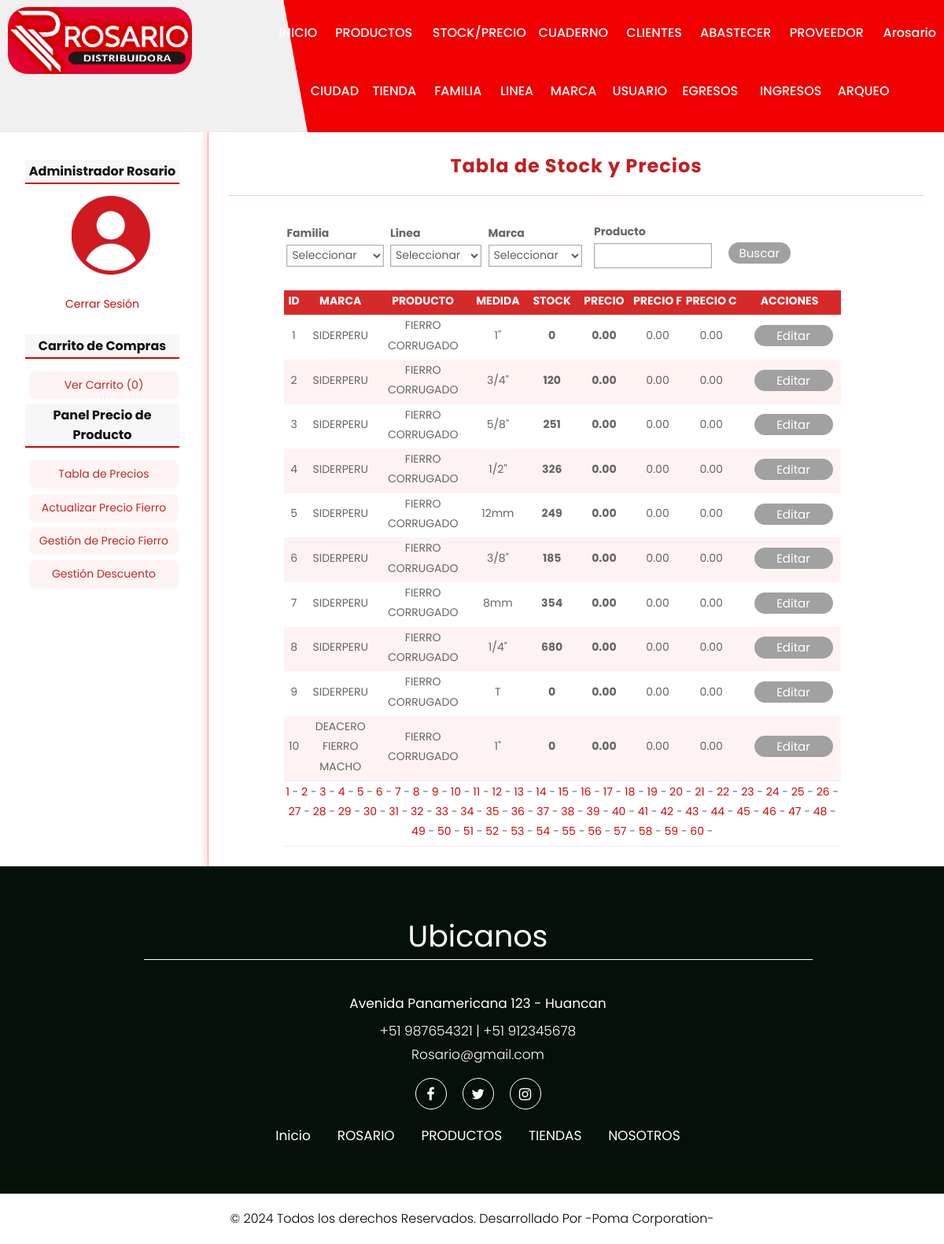
/precio/tabla (signed in), run on the app's committed database.
### tables this page shows
CREATE TABLE producto(
id              INT(255) AUTO_INCREMENT NOT NULL,
id_tienda       INT(255) NOT NULL,
id_familia      INT(255) NOT NULL,
id_linea        INT(255) NOT NULL,
id_marca        INT(255) NOT NULL,
id_descuento    INT(255) NOT NULL,
codigo          char(6),
nombre          VARCHAR(150) NOT NULL,
medida          VARCHAR(100) NOT NULL,
cantidad        FLOAT(100,2) NOT NULL,
paquete         INT(100),
imagen          VARCHAR(255),
preciob         FLOAT(100,2),
preciof         FLOAT(100,2),
precioc         FLOAT(100,2),
est             CHAR(1) NOT NULL,
CONSTRAINT pk_producto PRIMARY KEY(id),
CONSTRAINT fk_producto_tienda FOREIGN KEY(id_tienda) REFERENCES tienda(id),
CONSTRAINT fk_producto_familia FOREIGN KEY(id_familia) REFERENCES familia(id),
CONSTRAINT fk_producto_linea FOREIGN KEY(id_linea) REFERENCES linea(id),
CONSTRAINT fk_producto_marca FOREIGN KEY(id_marca) REFERENCES marca(id),
CONSTRAINT fk_producto_descuento FOREIGN KEY(id_descuento) REFERENCES descuento(id)
);

CREATE TABLE marca(
id              INT(255) AUTO_INCREMENT NOT NULL,
nombre          VARCHAR(150) NOT NULL,
est             char(1) NOT NULL,
CONSTRAINT pk_marca PRIMARY KEY(id)
);

### controllers/PrecioController.php (called while the page is built, shortened)
<?Php
require_once 'models/producto.php';
class precioController{
    public function tabla(){
        if(isset($_GET['pag'])){
            $pag = $_GET['pag'];
        }else{
            $pag = 1;
        }
        $limite = 10;
        $offset = ($pag-1)*$limite;
        $precio = new producto();
        $precio->setOffset($offset);
        $precio->setLimite($limite);
        $prec = $precio->gettablacantiprecio();
        $total = $precio->getAlltotal();
        $totalP = ceil($total/$limite);
        $totalPag = $totalP;
        require_once 'views/precio/tablape.php';
    }
}
?>

### config/db.php (called while the page is built)
<?Php
Class Database{
    public static function connect(){
        $db = new mysqli('localhost', 'root', '', 'ferr_ros_h');
        $db->query("SET NAMES 'utf8'");
        return $db;
    }
}
?>

### models/producto.php (called while the page is built, shortened)
<?Php
class producto{
    private $limite;
    private $offset;
    private $db;
    public function __construct(){
        $this->db = Database::connect();
    }
    function getLimite(){
        return $this->limite;
    }
    function getOffset(){
        return $this->offset;
    }
    function setLimite($limite){
        $this->limite = $limite;
    }
    function setOffset($offset){
        $this->offset = $offset;
    }
    public function getAlltotal(){
        $producto  = $this->db->query("SELECT * FROM producto WHERE est = 'H'");
        return $producto->num_rows;
    }
    public function gettablacantiprecio(){
        $sql = "SELECT po.id, m.nombre as 'marca', l.nombre as 'linea', po.nombre, po.medida, po.preciob, po.preciof, po.precioc, po.cantidad FROM producto po "
                . "INNER JOIN marca m ON m.id = po.id_marca INNER JOIN linea l ON l.id = po.id_linea WHERE po.est = 'H' ORDER BY id LIMIT {$this->getOffset()},{$this->getLimite()};";
        $producto = $this->db->query($sql);
        return $producto;
    }
}
?>

### views/precio/tablape.php (the view, shortened to what this page needs)
<h1>Tabla de Stock y Precios</h1>
<form action="<?=base_url?>precio/filtrotabla" method="POST" enctype="multipart/form-data">
    <table style="width: 75%; text-align: left; border: none;">
        <tr>
            <th style="width:200px;">
            <label class="frm" for="familia">Familia</label>
                <select name="familia" id="">
                    <option value="">Seleccionar</option>
                </select>
            </th>
            <th style="width:200px;">
                <label class="frm" for="linea">Linea</label>
                <select name="linea" id="">
                    <option value="">Seleccionar</option>
                </select>
            </th>
            <th style="width:200px;">
                <label class="frm" for="marca">Marca</label>
                <select name="marca" id="">
                    <option value="">Seleccionar</option>
                </select>
            </th>
            <th style="width:200px;">
                <label class="frm" style="margin-left:5%;" for="nombre">Producto</label>
                <input style="margin-left:5%; width:150px;" type="text"  name="nombre" class="fildt"/>
            </th>
            <th>
            <div class="fila-2" style="margin-right: 13%; margin-top: 30px;">
                <input type="submit" value="Buscar" class="button solid-colort">
            </div>
            </th>
        </tr>
    </table>
</form>
<br>
<table class="tablita">
    <tr>
        <th style="width: 20px;">ID</th>
        <th style="width: 40px;">MARCA</th>
        <th style="width: 40px;">PRODUCTO</th>
        <th style="width: 40px;">MEDIDA</th>
        <th style="width: 40px;">STOCK</th>
        <th style="width: 40px;">PRECIO</th>
        <th style="width: 40px;">PRECIO F</th>
        <?Php if(isset($_SESSION['admin'])): ?>
        <th style="width: 40px;">PRECIO C</th>
        <th style="width: 40px;">ACCIONES</th>
        <?Php endif;?>
    </tr>
    <?Php while($pr = $prec->fetch_object()): ?>
    <tr>
        <td><?=$pr->id?></td>
        <td><?=$pr->marca?></td>
        <td><?=$pr->nombre?></td>
        <td><?=$pr->medida?></td>
        <?Php
        $unidades = $pr->cantidad;
        if (floor($unidades) == $unidades){
            $cantidad = number_format($unidades, 0);
        }else{
            $cantidad = number_format($unidades, 2);
        }
        ?>
        <td><b><?=$cantidad?></b></td>
        <td><b><?=$pr->preciob?></b></td>
        <td><?=$pr->preciof?></td>
        <?Php if(isset($_SESSION['admin'])): ?>
        <td><?=$pr->precioc?></td>
        <td>
            <a href="<?=base_url?>precio/editar&id=<?=$pr->id?>" class="button solid-colort">Editar</a>
        </td>
        <?Php endif;?>
    </tr>
    <?Php endwhile; ?>
</table>
<table>
    <tr>
        <td class="text-center" colspan="11">
        <?Php if(isset($totalPag)): ?>
            <?Php for($i=1; $i<=$totalPag; $i++): ?>
                <a href="<?=base_url?>precio/tabla&pag=<?=$i?>"><?=$i?></a> -
            <?Php endfor; ?>
        <?Php endif; ?>
        </td>
    </tr>
</table>

### assets/css/style.css (style rules this page uses)
* { box-sizing: border-box !important; transition: ease all 0.5s; }
html { scroll-behavior: smooth; }
body { color: #666666; font-size: 14px; font-family: poppins; line-height: 1.80857; font-weight: normal; overflow-x: hidden; }
a { color: #1f1f1f; text-decoration: none !important; outline: none !important; -webkit-transition: all .3s ease-in-out; -moz-transition: all .3s ease-in-out; -ms-transition: all .3s ease-in-out; -o-transition: all .3s ease-in-out; transition: all .3s ease-in-out; }
h1, h2, h3, h4, h5, h6 { letter-spacing: 0; font-weight: normal; position: relative; padding: 0 0 10px 0; font-weight: normal; line-height: normal; color: #111111; margin: 0; }
h1 { font-size: 24px; }
*, *::after, *::before { -webkit-box-sizing: border-box; -moz-box-sizing: border-box; box-sizing: border-box; }
a { color: #cc0a0a; text-decoration: none; outline: none !important; }
a, .btn { text-decoration: none !important; outline: none !important; -webkit-transition: all .3s ease-in-out; -moz-transition: all .3s ease-in-out; -ms-transition: all .3s ease-in-out; -o-transition: all .3s ease-in-out; transition: all .3s ease-in-out; }
label, input[type="text"], input[type="password"], input[type="email"], input[type="number"], input[type="date"], select, textarea { display: block; width: 95%; margin-top: 2px; margin-bottom: 2px; margin-left: 2%; }
input[type="text"], input[type="password"], input[type="email"], input[type="number"], input[type="date"], select, textarea { border: 1px solid #afaeae; box-shadow: 0px 0px 2px #b5b5b5 inset; background: white; padding: 2px; color: rgb(94, 94, 94); transition: all 300ms; }
input[type="button"], input[type="submit"], button, .button { display: block; border-radius: 2px; width: auto; padding: 5px; padding-left: 10px; padding-right: 10px; color: white; background: #8c8888; border: 1px solid #706464; cursor:pointer; margin-left: 2%; }
.button { background: #fff4f4; color: rgb(191, 39, 39); text-decoration: none; text-align: center; border: 1px solid #fffafa; }
.button.solid-colort { width: 100px; background-color: #a1a1a1; border: #c66363; padding: 0px 14px; margin: 1% 15%; border-radius: 14px; font-size: 15px; color: #fff; }
input[type="button"], input[type="submit"], button { display: block; margin-top: 14px; }
.frm { font-weight: bold; margin-top: 12px; }
#central h1 { font-size: 24px; color: #bf2020; font-weight: bold; letter-spacing: 1px; text-align: center; border-bottom: 1px solid #fdc5c5; margin-bottom: 20px; padding: 20px; padding-top: 0px; }
table { text-align: center; width: 80%; margin-left: 8%; border-bottom: 1px solid #ebebfd; word-wrap: break-word; }
.tablita th,td { text-align: center; padding-top: 1px; padding-bottom: 5px; }
.tablita th { background-color: #d62a2a; color: white; }
.tablita tr:nth-child(odd) { background-color: #fff2f2; }
.fila-2 { display: flex; float: right; margin-right: 1.8%; }

### data on the page
producto: id "1", id_marca.nombre "SIDERPERU", nombre "FIERRO CORRUGADO", medida "1\"", cantidad "0", preciob "0.00", preciof "0.00", precioc "0.00"
producto: id "2", id_marca.nombre "SIDERPERU", nombre "FIERRO CORRUGADO", medida "3/4\"", cantidad "120", preciob "0.00", preciof "0.00", precioc "0.00"
producto: id "3", id_marca.nombre "SIDERPERU", nombre "FIERRO CORRUGADO", medida "5/8\"", cantidad "251", preciob "0.00", preciof "0.00", precioc "0.00"
producto: id "4", id_marca.nombre "SIDERPERU", nombre "FIERRO CORRUGADO", medida "1/2\"", cantidad "326", preciob "0.00", preciof "0.00", precioc "0.00"
producto: id "5", id_marca.nombre "SIDERPERU", nombre "FIERRO CORRUGADO", medida "12mm", cantidad "249", preciob "0.00", preciof "0.00", precioc "0.00"
producto: id "6", id_marca.nombre "SIDERPERU", nombre "FIERRO CORRUGADO", medida "3/8\"", cantidad "185", preciob "0.00", preciof "0.00", precioc "0.00"
producto: id "7", id_marca.nombre "SIDERPERU", nombre "FIERRO CORRUGADO", medida "8mm", cantidad "354", preciob "0.00", preciof "0.00", precioc "0.00"
producto: id "8", id_marca.nombre "SIDERPERU", nombre "FIERRO CORRUGADO", medida "1/4\"", cantidad "680", preciob "0.00", preciof "0.00", precioc "0.00"
producto: id "9", id_marca.nombre "SIDERPERU", nombre "FIERRO CORRUGADO", medida "T", cantidad "0", preciob "0.00", preciof "0.00", precioc "0.00"
producto: id "10", id_marca.nombre "DEACERO FIERRO MACHO", nombre "FIERRO CORRUGADO", medida "1\"", cantidad "0", preciob "0.00", preciof "0.00", precioc "0.00"

### other printed values
$_SESSION['identity']->usuariof "Arosario"
$_SESSION['identity']->nombre "Administrador"
$_SESSION['identity']->apellidos "Rosario"
$stats['count'] "0"
